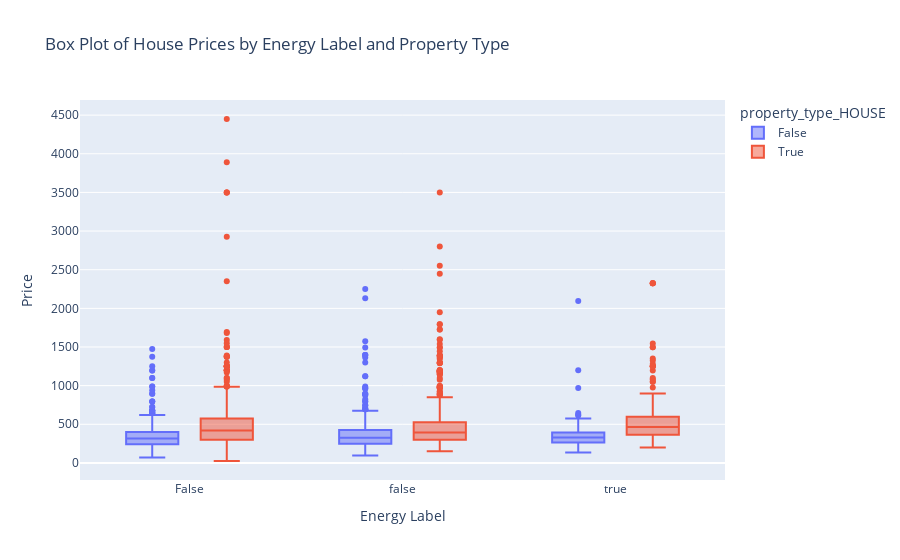

Notebook code for this chart:
### Code cell
energy_label_order = ['A++', 'A+', 'A', 'B', 'C', 'D', 'E', 'F']

# Create the box plot
fig = px.box(df, x='has_photovoltaic_panels', y='price', color='property_type_HOUSE', title='Box Plot of House Prices by Energy Label and Property Type')#category_orders={'energy_label': energy_label_order})

# Update layout for better visualization
fig.update_layout(
    xaxis_title='Energy Label',
    yaxis_title='Price',
    boxmode='group'  # Group by property type
)

# Show the plot
fig.show()

### Figure 1 — Plotly figure (JSON) as saved in the notebook; plotly's stock layout.template omitted (floating-point values rounded to 4 significant figures; data arrays with more than 128 entries replaced by an {"elided": "..."} marker saying what was removed)
{"data": [{"alignmentgroup": "True", "hovertemplate": "property_type_HOUSE=False<br>has_photovoltaic_panels=%{x}<br>price=%{y}<extra></extra>", "legendgroup": "False", "marker": {"color": "#636efa"}, "name": "False", "notched": false, "offsetgroup": "False", "orientation": "v", "showlegend": true, "type": "box", "x": {"elided": "1185 mixed values"}, "x0": " ", "xaxis": "x", "y": {"elided": "1185 float values"}, "y0": " ", "yaxis": "y"}, {"alignmentgroup": "True", "hovertemplate": "property_type_HOUSE=True<br>has_photovoltaic_panels=%{x}<br>price=%{y}<extra></extra>", "legendgroup": "True", "marker": {"color": "#EF553B"}, "name": "True", "notched": false, "offsetgroup": "True", "orientation": "v", "showlegend": true, "type": "box", "x": {"elided": "1587 mixed values"}, "x0": " ", "xaxis": "x", "y": {"elided": "1587 float values"}, "y0": " ", "yaxis": "y"}], "layout": {"boxmode": "group", "legend": {"title": {"text": "property_type_HOUSE"}, "tracegroupgap": 0}, "title": {"text": "Box Plot of House Prices by Energy Label and Property Type"}, "xaxis": {"anchor": "y", "domain": [0, 1], "title": {"text": "Energy Label"}}, "yaxis": {"anchor": "x", "domain": [0, 1], "title": {"text": "Price"}}}}
